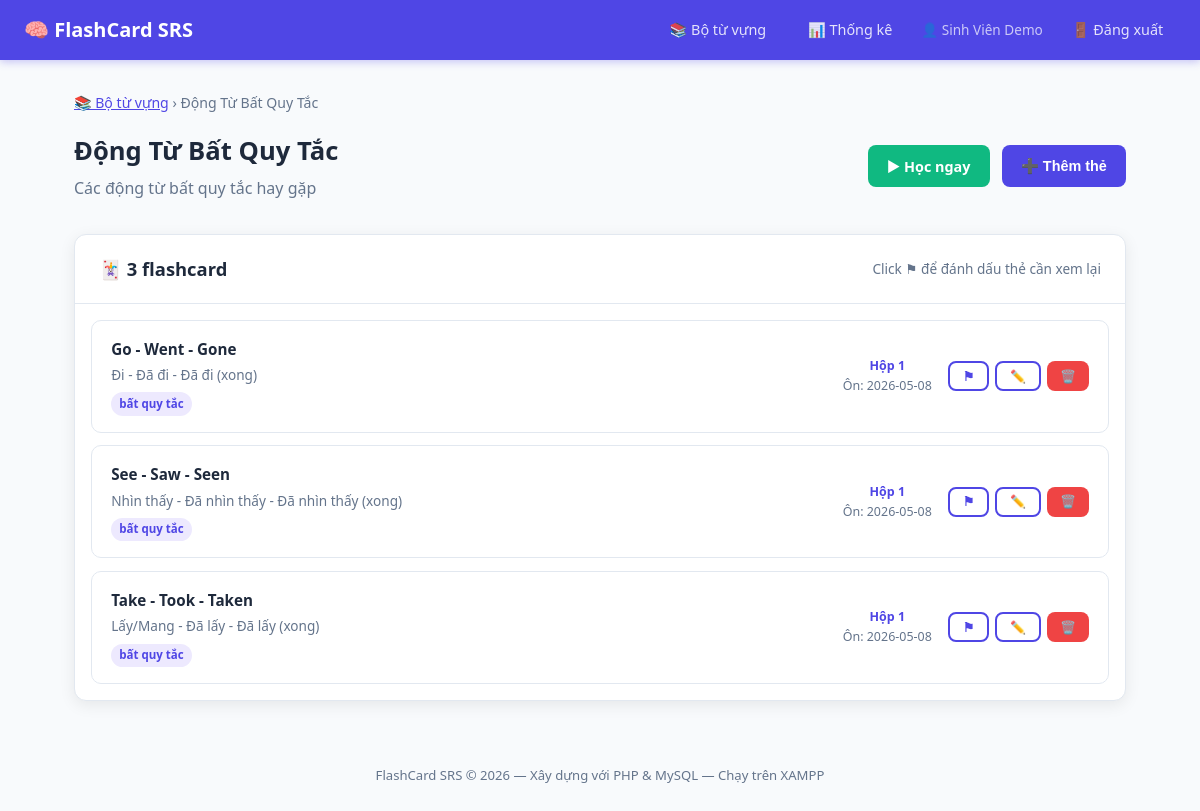
/cards.php?set_id=2 (signed in), run on the app's committed database.
### tables this page shows
CREATE TABLE Vocabulary_Sets (
    set_id      INT AUTO_INCREMENT PRIMARY KEY,
    user_id     INT NOT NULL,
    title       VARCHAR(200) NOT NULL,
    description TEXT,
    created_at  DATETIME DEFAULT CURRENT_TIMESTAMP,
    FOREIGN KEY (user_id) REFERENCES Users(user_id) ON DELETE CASCADE
);

CREATE TABLE Flashcards (
    card_id     INT AUTO_INCREMENT PRIMARY KEY,
    set_id      INT NOT NULL,
    front_text  TEXT NOT NULL,
    back_text   TEXT NOT NULL,
    tags        VARCHAR(255) DEFAULT '',
    is_flagged  TINYINT(1) DEFAULT 0,
    created_at  DATETIME DEFAULT CURRENT_TIMESTAMP,
    FOREIGN KEY (set_id) REFERENCES Vocabulary_Sets(set_id) ON DELETE CASCADE
);

### cards.php (the view, shortened to what this page needs)
<?php
$db     = getDB();
$userId = $_SESSION['user_id'];
$setId  = (int)($_GET['set_id'] ?? 0);
$stmt = $db->prepare("SELECT * FROM Vocabulary_Sets WHERE set_id = ? AND user_id = ?");
$stmt->execute([$setId, $userId]);
$set  = $stmt->fetch();
$stmt = $db->prepare("
    SELECT f.*,
           COALESCE(s.box_level, 1)           AS box_level,
           COALESCE(s.next_review_date, CURDATE()) AS next_review_date
    FROM Flashcards f
    LEFT JOIN SRS_Schedule s ON s.card_id = f.card_id AND s.user_id = ?
    WHERE f.set_id = ?
    ORDER BY f.is_flagged DESC, f.created_at DESC
");
$stmt->execute([$userId, $setId]);
$cards = $stmt->fetchAll();
include __DIR__ . '/views/header.php';
?>
<div class="container">
    <p style="margin-bottom:1rem; font-size:0.88rem; color:var(--text-muted);">
        <a href="/flashcard/dashboard.php" style="color:var(--primary);">📚 Bộ từ vựng</a>
        &rsaquo; <?= htmlspecialchars($set['title']) ?>
    </p>
    <div class="page-header">
        <div>
            <h1><?= htmlspecialchars($set['title']) ?></h1>
            <?php if ($set['description']): ?>
                <p style="color:var(--text-muted); margin-top:0.3rem;">
                    <?= htmlspecialchars($set['description']) ?>
                </p>
            <?php endif; ?>
        </div>
        <div style="display:flex; gap:0.75rem; flex-wrap:wrap;">
            <?php if (!empty($cards)): ?>
                <a href="/flashcard/study.php?set_id=<?= $setId ?>"
                   class="btn btn-success">▶ Học ngay</a>
            <?php endif; ?>
            <button class="btn btn-primary" onclick="openAddCard()">➕ Thêm thẻ</button>
        </div>
    </div>
    <?php if (empty($cards)): ?>
        <div class="empty-state">
            <div class="empty-icon">🃏</div>
            <h3>Chưa có thẻ nào trong bộ này</h3>
            <p>Thêm flashcard đầu tiên để bắt đầu học!</p>
            <button class="btn btn-primary" style="margin-top:1rem" onclick="openAddCard()">
                ➕ Thêm thẻ
            </button>
        </div>
    <?php else: ?>
        <div class="card">
            <div class="card-header">
                <h2>🃏 <?= count($cards) ?> flashcard</h2>
                <span style="font-size:0.85rem; color:var(--text-muted);">
                    Click ⚑ để đánh dấu thẻ cần xem lại
                </span>
            </div>
            <div class="card-body" style="padding:1rem;">
                <div class="flashcard-list">
                    <?php foreach ($cards as $card): ?>
                        <div class="flashcard-item <?= $card['is_flagged'] ? 'flagged' : '' ?>"
                             id="card-row-<?= $card['card_id'] ?>">
                            <div class="flashcard-texts">
                                <div class="front">
                                    <?= htmlspecialchars($card['front_text']) ?>
                                </div>
                                <div class="back">
                                    <?= htmlspecialchars($card['back_text']) ?>
                                </div>
                                <?php if ($card['tags']): ?>
                                    <div class="flashcard-tags">
                                        <?php foreach (explode(',', $card['tags']) as $tag): ?>
                                            <span class="tag"><?= htmlspecialchars(trim($tag)) ?></span>
                                        <?php endforeach; ?>
                                    </div>
                                <?php endif; ?>
                            </div>
                            <div style="text-align:center; min-width:80px; font-size:0.78rem; color:var(--text-muted);">
                                <div style="font-weight:700; color:var(--primary);">Hộp <?= $card['box_level'] ?></div>
                                <div>Ôn: <?= $card['next_review_date'] ?></div>
                            </div>
                            <div style="display:flex; gap:0.4rem; flex-shrink:0;">
                                <button class="btn btn-outline btn-sm"
                                    title="<?= $card['is_flagged'] ? 'Bỏ đánh dấu' : 'Đánh dấu cần xem lại' ?>"
                                    onclick="toggleFlag(<?= $card['card_id'] ?>, this)">
                                    <?= $card['is_flagged'] ? '🚩' : '⚑' ?>
                                </button>
                                <button class="btn btn-outline btn-sm"
                                    onclick="openEditCard(<?= htmlspecialchars(json_encode([
                                        'card_id'    => $card['card_id'],
                                        'front_text' => $card['front_text'],
                                        'back_text'  => $card['back_text'],
                                        'tags'       => $card['tags']
                                    ])) ?>)">✏️</button>
                                <button class="btn btn-danger btn-sm"
                                    onclick="deleteCard(<?= $card['card_id'] ?>)">🗑️</button>
                            </div>
                        </div>
                    <?php endforeach; ?>
                </div>
            </div>
        </div>
    <?php endif; ?>
</div>
<?php include __DIR__ . '/views/footer.php'; ?>

### assets/style.css (style rules this page uses)
*, *::before, *::after { box-sizing: border-box; margin: 0; padding: 0; }
:root { --primary: #4F46E5; --primary-dk: #3730A3; --secondary: #10B981; --danger: #EF4444; --warning: #F59E0B; --info: #3B82F6; --bg: #F8FAFC; --card-bg: #FFFFFF; --text: #1E293B; --text-muted: #64748B; --border: #E2E8F0; --shadow: 0 4px 16px rgba(0,0,0,0.08); --radius: 12px; --transition: 0.3s ease; }
body { font-family: 'Segoe UI', system-ui, -apple-system, sans-serif; background: var(--bg); color: var(--text); line-height: 1.6; min-height: 100vh; }
.container { max-width: 1100px; margin: 0 auto; padding: 2rem 1.5rem; }
.btn { display: inline-flex; align-items: center; gap: 0.4rem; padding: 0.6rem 1.2rem; border: none; border-radius: 8px; font-size: 0.9rem; font-weight: 600; cursor: pointer; text-decoration: none; transition: all var(--transition); }
.btn-primary { background: var(--primary); color: white; }
.btn-success { background: var(--secondary); color: white; }
.btn-danger { background: var(--danger); color: white; }
.btn-outline { background: transparent; color: var(--primary); border: 2px solid var(--primary); }
.btn-sm { padding: 0.35rem 0.8rem; font-size: 0.8rem; }
.card { background: var(--card-bg); border-radius: var(--radius); box-shadow: var(--shadow); border: 1px solid var(--border); overflow: hidden; }
.card-header { padding: 1.2rem 1.5rem; border-bottom: 1px solid var(--border); display: flex; align-items: center; justify-content: space-between; gap: 1rem; }
.card-header h2 { font-size: 1.15rem; color: var(--text); }
.card-body { padding: 1.5rem; }
.page-header { display: flex; align-items: center; justify-content: space-between; margin-bottom: 2rem; gap: 1rem; flex-wrap: wrap; }
.page-header h1 { font-size: 1.6rem; color: var(--text); }
.flashcard-list { display: flex; flex-direction: column; gap: 0.8rem; }
.flashcard-item { background: white; border: 1px solid var(--border); border-radius: 10px; padding: 1rem 1.2rem; display: flex; align-items: center; gap: 1rem; transition: border-color var(--transition); }
.flashcard-texts { flex-grow: 1; }
.flashcard-texts .front { font-weight: 600; font-size: 0.95rem; }
.flashcard-texts .back { color: var(--text-muted); font-size: 0.85rem; margin-top: 0.2rem; }
.flashcard-tags { display: flex; gap: 0.3rem; flex-wrap: wrap; margin-top: 0.4rem; }
.tag { background: #EDE9FE; color: var(--primary); padding: 0.15rem 0.5rem; border-radius: 100px; font-size: 0.72rem; font-weight: 600; }

### data on the page
vocabulary_sets: title "Động Từ Bất Quy Tắc", description "Các động từ bất quy tắc hay gặp"
flashcards: front_text "Go - Went - Gone", back_text "Đi - Đã đi - Đã đi (xong)", tags "bất quy tắc", box_level "1", next_review_date "2026-05-08"
flashcards: front_text "See - Saw - Seen", back_text "Nhìn thấy - Đã nhìn thấy - Đã nhìn thấy (xong)", tags "bất quy tắc", box_level "1", next_review_date "2026-05-08"
flashcards: front_text "Take - Took - Taken", back_text "Lấy/Mang - Đã lấy - Đã lấy (xong)", tags "bất quy tắc", box_level "1", next_review_date "2026-05-08"

### other printed values
$_SESSION['full_name'] "Sinh Viên Demo"
count($cards) "3"
